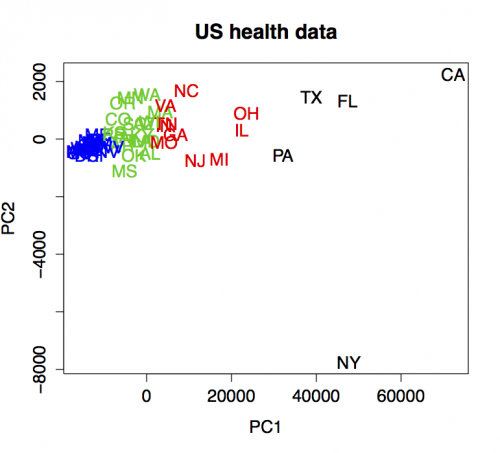

The script that drew this image:
graphics.off()
rm(list=ls(all=T))


# setwd("C:/...")
# install required packages
# install.packages("MASS")
library(MASS)
# set pseudo random numbers for algorithm starting value
set.seed(99)

ushealth = read.csv("ushealth05.csv",sep=",",header=T) # load data

results  = kmeans(ushealth[,3:12],4, algorithm="Lloyd") # k-means algorithm

PC       = prcomp(ushealth[3:12])$x[,1:2] # PCA

# first 2 PCs with clusters in 4 colours
plot(PC,type="n",main="US health data") 
cl         = as.numeric(results$cluster)
col        = cl
col[cl==3] = 2
col[cl==2] = 3
text(PC[,1],PC[,2],ushealth$ANSI,col=col)
